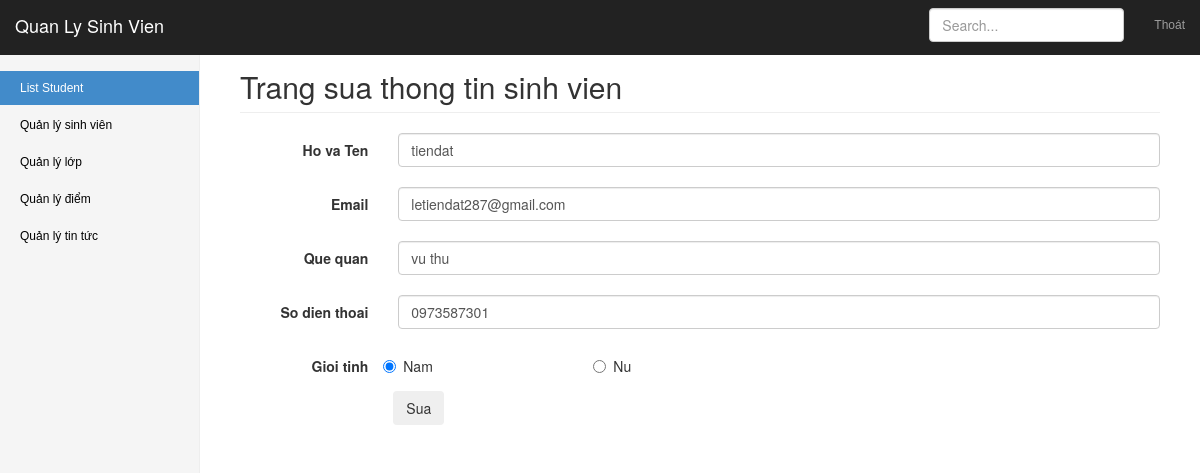
The page /student/edit.php?id=7 on the database its author committed.
### tables this page shows
CREATE TABLE IF NOT EXISTS `sinhvien` (
  `id` int(10) NOT NULL,
  `fullname` varchar(50) NOT NULL,
  `email` varchar(100) NOT NULL,
  `address` varchar(200) NOT NULL,
  `phone` varchar(32) DEFAULT NULL,
  `gender` char(1) DEFAULT NULL,
  `class` varchar(50) NOT NULL
);

### student/edit.php (the view, shortened to what this page needs)
<?php
require('../common/header.php');
?>
    <h2 class="page-header"> Trang sua thong tin sinh vien</h2>
<?php
$id = $_GET['id'];
$sql = "SELECT * FROM sinhvien WHERE id=$id";
$query = mysql_query($sql);
$data = mysql_fetch_assoc($query);
?>
    <form action="" method="post" role="form" class="form-horizontal">
        <div class="form-group">
            <label class="control-label col-sm-2">Ho va Ten</label>
            <div class="col-sm-10">
                <input class="form-control" type="text" name="fullname" value="<?php echo $data['fullname']; ?>"/>
            </div>
        </div>
        <div class="form-group">
            <label class="control-label col-sm-2">Email</label>
            <div class="col-sm-10">
                <input class="form-control" type="text" name="email" value="<?php echo $data['email']; ?>"/>
            </div>
        </div>
        <div class="form-group">
            <label class="control-label col-sm-2">Que quan</label>
            <div class="col-sm-10">
                <input class="form-control" type="text" name="address" value="<?php echo $data['address']; ?>"/>
            </div>
        </div>
        <div class="form-group">
            <label class="control-label col-sm-2">So dien thoai</label>
            <div class="col-sm-10">
                <input class="form-control" type="text" name="phone" value="<?php echo $data['phone']; ?>"/>
            </div>
        </div>
        <div class="form-group">
            <label class="control-label col-sm-2">Gioi tinh</label>
            <label class="radio-inline">
                <input type="radio" name="gender" value="1" <?php if ($data['gender'] == 1) {
                    echo 'checked';
                } ?>/>Nam
            </label>
            <label class="radio-inline">
                <input type="radio" name="gender" value="2" <?php if ($data['gender'] == 2) {
                    echo 'checked';
                } ?>/>Nu
            </label>
        </div>
        <label class="control-label col-sm-2">&nbsp</label>
        <input type="submit" name="ok" value="Sua" class="btn"/>
    </form>
<?php
require('../common/footer.php');
?>

### assets/css/dashboard.css (style rules this page uses)
body { padding-top: 50px; }
.main .page-header { margin-top: 0; }

### assets/css/style.css (style rules this page uses)
label { float: left; width: 200px; }
input { margin-bottom: 5px; }

### rows shown on the page
sinhvien: fullname "tiendat", email "letiendat287@gmail.com", address "vu thu", phone "0973587301", gender "☑ Nam", gender "☐ Nu"
